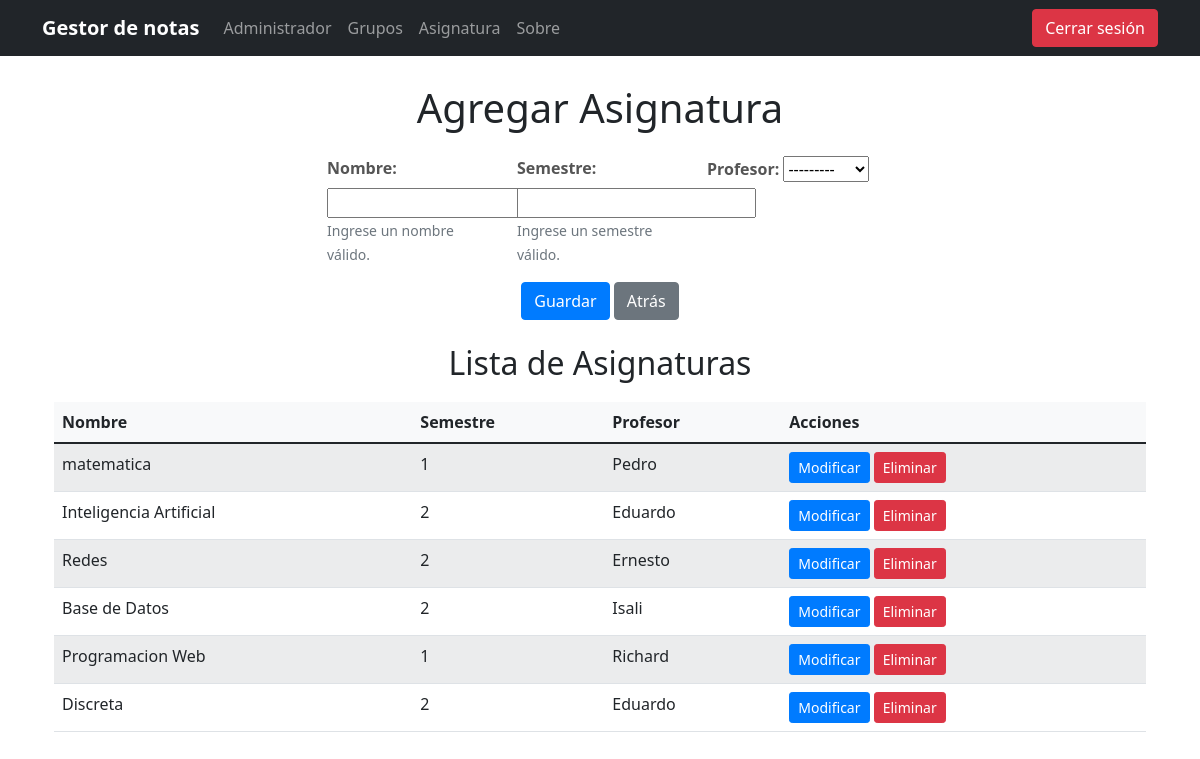
The app's page /agregar_asignatura/ (signed in) with its own data.
### Grupos/models.py (models this page shows, shortened)
class Asignatura(models.Model):
    nombre = models.CharField(primary_key=True, max_length=255)
    semestre = models.CharField(max_length=255)
    profesor_id_profesor = models.ForeignKey(Profesor, on_delete=models.CASCADE)

class Profesor(models.Model):
    id_profesor = models.CharField(primary_key=True, max_length=255)
    nombre = models.CharField(max_length=255)
    def __str__(self):
        return self.nombre

### Grupos/views.py (the view)
# urls.py: path('agregar_asignatura/', views.agregar_asignatura, name='agregar_asignatura'),
@login_required(login_url="login")
def agregar_asignatura(request):
    if request.method == 'POST':
        form = AsignaturaForm(request.POST)
        if form.is_valid():
            form.save()
            return redirect('agregar_asignatura')  # Redirige a la página de lista de asignaturas
    else:
        form = AsignaturaForm()
    asignaturas = Asignatura.objects.all()  # Obtiene todos los elementos de Asignatura
    return render(request, 'agregar_asignatura.html', {'form': form, 'asignaturas': asignaturas})

### Grupos/forms.py
class AsignaturaForm(forms.ModelForm):
    semestre = forms.IntegerField(validators=[MinValueValidator(1), MaxValueValidator(2)], error_messages={
            'invalid_choice': 'El semestre solo puede ser 1 o 2.',
            'max_value': 'El semestre debe ser 1 o 2.',
        })
    nombre = forms.CharField(validators=[RegexValidator(r'^[a-zA-Z\s]*$', 'Ingrese un nombre válido.')])
    class Meta:
        model = Asignatura
        fields = ['nombre', 'semestre', 'profesor_id_profesor']

### Grupos/templates/agregar_asignatura.html (shortened to what this page needs)
{% extends 'base.html' %}
{% block content %}
    <div class="container">
        <h1 class="text-center mb-4">Agregar Asignatura</h1>
        <form method="post" style="margin: 0 auto; width: 50%;">
            <div class="row">
                <div class="col-md-4">
                    <div class="form-group mb-3">
                        <label for="{{ form.nombre.id_for_label }}" class="form-label">Nombre:</label>
                        {{ form.nombre }}
                        {% if form.errors.nombre %}
                            <small id="nombre-error" class="text-danger">{{ form.errors.nombre }}</small>
                        {% else %}
                            <small id="nombre-error" class="text-muted">Ingrese un nombre válido.</small>
                        {% endif %}
                    </div>
                </div>
                <div class="col-md-4">
                    <div class="form-group mb-3">
                        <label for="{{ form.semestre.id_for_label }}" class="form-label">Semestre:</label>
                        {{ form.semestre }}
                        {% if form.errors.semestre %}
                            <small id="semestre-error" class="text-danger">{{ form.errors.semestre }}</small>
                        {% else %}
                            <small id="semestre-error" class="text-muted">Ingrese un semestre válido.</small>
                        {% endif %}
                    </div>
                </div>
                <div class="col-md-4">
                    <div class="form-group mb-3">
                        <label for="{{ form.profesor_id_profesor.id_for_label }}" class="form-label">Profesor:</label>
                        {{ form.profesor_id_profesor }}
                    </div>
                </div>
            </div>
            <div class="text-center">
                <button type="submit" class="btn btn-primary">Guardar</button>
                <a class="btn btn-secondary" href="{% url 'home' %}">Atrás</a>
            </div>
        </form>
        <h2 class="text-center mt-4">Lista de Asignaturas</h2>
        <table class="table table-striped">
            <thead>
                <tr>
                    <th>Nombre</th>
                    <th>Semestre</th>
                    <th>Profesor</th>
                    {% if user.is_staff %}
                    <th>Acciones</th>
                    {% endif %}
                </tr>
            </thead>
            <tbody>
                {% for asignatura in asignaturas %}
                    <tr>
                        <td>{{ asignatura.nombre }}</td>
                        <td>{{ asignatura.semestre }}</td>
                        <td>{{ asignatura.profesor_id_profesor }}</td>
                        {% if user.is_staff %}
                        <td>
                            <a href="{% url 'modificar_asignatura' asignatura.nombre %}" class="btn btn-primary btn-sm">Modificar</a>
                            <form action="{% url 'eliminar_asignatura' asignatura.nombre %}" method="post" style="display: inline;">
                        <button type="submit" class="btn btn-danger btn-sm" onclick="return confirm('¿Estás seguro de que quieres eliminar esta asignatura?')">Eliminar</button>
                        </td>
                        {% endif %}
                    </tr>
                {% empty %}
                    <tr>
                        <td colspan="4">No hay asignaturas.</td>
                    </tr>
                {% endfor %}
            </tbody>
        </table>
    </div>
{% endblock %}

### Grupos/templates/base.html (shortened to what this page needs)
{% load static %}
<!DOCTYPE html>
<html lang="en">
<head>
  <link rel="stylesheet" href="{% static 'bootstrap/css/bootstrap.css' %}">
</head>
<body>
  {% if user.is_authenticated %}
  <nav class="navbar navbar-expand-lg navbar-dark bg-dark fixed-top">
    <div class="container">
      <a class="navbar-brand" href="/">Gestor de notas</a>
      <div class="collapse navbar-collapse" id="navbarNav">
        <ul class="navbar-nav">
          {% if user.is_staff %}
          <li class="nav-item">
            <a class="nav-link" href="{% url 'admin_view' %}">Administrador</a>
          </li>
          {% endif %}
          <li class="nav-item">
            <a class="nav-link" href="{% url 'lista_grupos' %}">Grupos</a>
          </li>
          {% if user.is_staff %}
          <li class="nav-item">
            <a class="nav-link" href="{% url 'agregar_asignatura' %}">Asignatura</a>
          </li>
          {% endif %}
          <li class="nav-item">
            <a class="nav-link" href="{% url 'about' %}">Sobre</a>
          </li>
        </ul>
        <ul class="navbar-nav ms-auto">
          <li class="nav-item">
            <a class="btn btn-danger" href="{% url 'cerrar_sesion' %}">Cerrar sesión</a>
          </li>
        </ul>
      </div>
    </div>
  </nav>
  {% endif %}
  <div class="container mt-4">
    {% block content %}
    {% endblock %}
  </div>
</body>
</html>

### Grupos/templates/base.html (style rules this page uses)
body { padding-top: 60px; }
.navbar { margin-bottom: 20px; }
.navbar-brand { font-weight: bold; }
.nav-link { color: #fff; }
.btn-danger { background-color: #dc3545; border-color: #dc3545; }

### Grupos/templates/agregar_asignatura.html (style rules this page uses)
.form-label { font-weight: bold; color: #555555; }
.text-muted { color: #888888; }
.btn-primary { background-color: #007bff; border-color: #007bff; }
.btn-secondary { background-color: #6c757d; border-color: #6c757d; }
.btn-danger { background-color: #dc3545; border-color: #dc3545; }
.table { margin-top: 20px; }
.table th { font-weight: bold; background-color: #f8f9fa; }
.table-striped tbody tr:nth-of-type(odd) { background-color: #f8f9fa; }

### records on screen
Asignatura: nombre "matematica", semestre "1", profesor_id_profesor "Pedro"
Asignatura: nombre "Inteligencia Artificial", semestre "2", profesor_id_profesor "Eduardo"
Asignatura: nombre "Redes", semestre "2", profesor_id_profesor "Ernesto"
Asignatura: nombre "Base de Datos", semestre "2", profesor_id_profesor "Isali"
Asignatura: nombre "Programacion Web", semestre "1", profesor_id_profesor "Richard"
Asignatura: nombre "Discreta", semestre "2", profesor_id_profesor "Eduardo"
